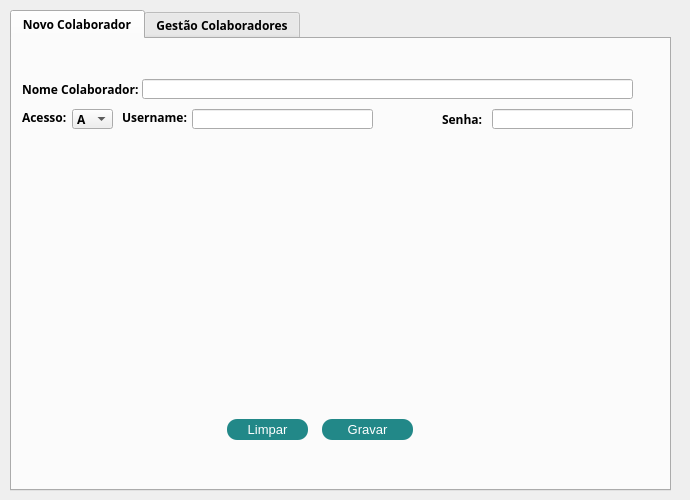
<?xml version="1.0" encoding="UTF-8"?>
<ui version="4.0">
 <class>almox_gestaoColab</class>
 <widget class="QDialog" name="almox_gestaoColab">
  <property name="geometry">
   <rect>
    <x>0</x>
    <y>0</y>
    <width>690</width>
    <height>500</height>
   </rect>
  </property>
  <property name="windowTitle">
   <string>Gerenciar Colaboradores</string>
  </property>
  <widget class="QTabWidget" name="tabWidget">
   <property name="geometry">
    <rect>
     <x>10</x>
     <y>10</y>
     <width>661</width>
     <height>481</height>
    </rect>
   </property>
   <property name="font">
    <font>
     <family>Arial Black</family>
     <weight>75</weight>
     <bold>true</bold>
    </font>
   </property>
   <property name="currentIndex">
    <number>0</number>
   </property>
   <widget class="QWidget" name="tab_novoProduto">
    <attribute name="title">
     <string>Novo Colaborador</string>
    </attribute>
    <widget class="QLabel" name="label_2">
     <property name="geometry">
      <rect>
       <x>110</x>
       <y>70</y>
       <width>71</width>
       <height>16</height>
      </rect>
     </property>
     <property name="text">
      <string>Username:</string>
     </property>
    </widget>
    <widget class="QLineEdit" name="txt_username">
     <property name="geometry">
      <rect>
       <x>180</x>
       <y>70</y>
       <width>181</width>
       <height>20</height>
      </rect>
     </property>
    </widget>
    <widget class="QLabel" name="label_3">
     <property name="geometry">
      <rect>
       <x>10</x>
       <y>40</y>
       <width>121</width>
       <height>20</height>
      </rect>
     </property>
     <property name="text">
      <string>Nome Colaborador:</string>
     </property>
    </widget>
    <widget class="QLineEdit" name="txt_nome">
     <property name="geometry">
      <rect>
       <x>130</x>
       <y>40</y>
       <width>491</width>
       <height>20</height>
      </rect>
     </property>
    </widget>
    <widget class="QComboBox" name="cb_acesso">
     <property name="geometry">
      <rect>
       <x>60</x>
       <y>70</y>
       <width>41</width>
       <height>20</height>
      </rect>
     </property>
     <item>
      <property name="text">
       <string>A</string>
      </property>
     </item>
     <item>
      <property name="text">
       <string>B</string>
      </property>
     </item>
     <item>
      <property name="text">
       <string>C</string>
      </property>
     </item>
    </widget>
    <widget class="QLabel" name="label_4">
     <property name="geometry">
      <rect>
       <x>10</x>
       <y>70</y>
       <width>51</width>
       <height>16</height>
      </rect>
     </property>
     <property name="text">
      <string>Acesso:</string>
     </property>
    </widget>
    <widget class="QLabel" name="label_5">
     <property name="geometry">
      <rect>
       <x>430</x>
       <y>70</y>
       <width>41</width>
       <height>20</height>
      </rect>
     </property>
     <property name="text">
      <string>Senha:</string>
     </property>
    </widget>
    <widget class="QLineEdit" name="txt_senha">
     <property name="geometry">
      <rect>
       <x>480</x>
       <y>70</y>
       <width>141</width>
       <height>20</height>
      </rect>
     </property>
     <property name="echoMode">
      <enum>QLineEdit::Password</enum>
     </property>
    </widget>
    <widget class="QPushButton" name="btn_gravarColab">
     <property name="geometry">
      <rect>
       <x>310</x>
       <y>380</y>
       <width>91</width>
       <height>21</height>
      </rect>
     </property>
     <property name="styleSheet">
      <string notr="true">background:#288;
color:#fff;
border-radius:10px;
font-size:10pt;</string>
     </property>
     <property name="text">
      <string>Gravar</string>
     </property>
    </widget>
    <widget class="QPushButton" name="btn_limpar">
     <property name="geometry">
      <rect>
       <x>215</x>
       <y>380</y>
       <width>81</width>
       <height>21</height>
      </rect>
     </property>
     <property name="styleSheet">
      <string notr="true">background:#288;
color:#fff;
border-radius:10px;
font-size:10pt;</string>
     </property>
     <property name="text">
      <string>Limpar</string>
     </property>
    </widget>
   </widget>
   <widget class="QWidget" name="tab_gestaoProdutos">
    <attribute name="title">
     <string>Gestão Colaboradores</string>
    </attribute>
    <widget class="QTableWidget" name="tw_gc_colab">
     <property name="geometry">
      <rect>
       <x>295</x>
       <y>31</y>
       <width>341</width>
       <height>421</height>
      </rect>
     </property>
     <property name="sortingEnabled">
      <bool>true</bool>
     </property>
    </widget>
    <widget class="QWidget" name="layoutWidget_2">
     <property name="geometry">
      <rect>
       <x>10</x>
       <y>30</y>
       <width>271</width>
       <height>361</height>
      </rect>
     </property>
     <layout class="QVBoxLayout" name="verticalLayout_5">
      <item>
       <layout class="QVBoxLayout" name="verticalLayout">
        <item>
         <widget class="QLabel" name="label_7">
          <property name="font">
           <font>
            <family>Arial Black</family>
            <weight>75</weight>
            <bold>true</bold>
           </font>
          </property>
          <property name="text">
           <string>Código Colaborador</string>
          </property>
         </widget>
        </item>
        <item>
         <widget class="QLineEdit" name="txt_gc_codigo">
          <property name="enabled">
           <bool>true</bool>
          </property>
         </widget>
        </item>
       </layout>
      </item>
      <item>
       <layout class="QVBoxLayout" name="verticalLayout_3">
        <item>
         <widget class="QLabel" name="label_8">
          <property name="font">
           <font>
            <family>Arial Black</family>
            <weight>75</weight>
            <bold>true</bold>
           </font>
          </property>
          <property name="text">
           <string>Nome Colaborador</string>
          </property>
         </widget>
        </item>
        <item>
         <widget class="QLineEdit" name="txt_gc_nome"/>
        </item>
       </layout>
      </item>
      <item>
       <layout class="QVBoxLayout" name="verticalLayout_2">
        <item>
         <widget class="QLabel" name="label_9">
          <property name="font">
           <font>
            <family>Arial Black</family>
            <weight>75</weight>
            <bold>true</bold>
           </font>
          </property>
          <property name="text">
           <string>Username Colaborador</string>
          </property>
         </widget>
        </item>
        <item>
         <widget class="QLineEdit" name="txt_gc_username"/>
        </item>
       </layout>
      </item>
      <item>
       <layout class="QVBoxLayout" name="verticalLayout_4">
        <item>
         <widget class="QLabel" name="label_10">
          <property name="font">
           <font>
            <family>Arial Black</family>
            <weight>75</weight>
            <bold>true</bold>
           </font>
          </property>
          <property name="text">
           <string>Senha Colaborador</string>
          </property>
         </widget>
        </item>
        <item>
         <widget class="QLineEdit" name="txt_gc_senha"/>
        </item>
       </layout>
      </item>
      <item>
       <layout class="QVBoxLayout" name="verticalLayout_6">
        <item>
         <widget class="QLabel" name="label_6">
          <property name="font">
           <font>
            <family>Arial Black</family>
            <weight>75</weight>
            <bold>true</bold>
           </font>
          </property>
          <property name="text">
           <string>Acesso</string>
          </property>
         </widget>
        </item>
        <item>
         <widget class="QComboBox" name="comboBox_acesso">
          <property name="font">
           <font>
            <family>Arial Black</family>
            <weight>75</weight>
            <bold>true</bold>
           </font>
          </property>
          <item>
           <property name="text">
            <string>A</string>
           </property>
          </item>
          <item>
           <property name="text">
            <string>B</string>
           </property>
          </item>
          <item>
           <property name="text">
            <string>C</string>
           </property>
          </item>
         </widget>
        </item>
       </layout>
      </item>
     </layout>
    </widget>
    <widget class="QPushButton" name="btn_gc_gravar">
     <property name="geometry">
      <rect>
       <x>61</x>
       <y>421</y>
       <width>56</width>
       <height>23</height>
      </rect>
     </property>
     <property name="font">
      <font>
       <pointsize>10</pointsize>
      </font>
     </property>
     <property name="styleSheet">
      <string notr="true">background:#288;
color:#fff;
border-radius:10px;
font-size:10pt;</string>
     </property>
     <property name="text">
      <string>Salvar</string>
     </property>
    </widget>
    <widget class="QPushButton" name="btn_gc_excluir">
     <property name="geometry">
      <rect>
       <x>142</x>
       <y>421</y>
       <width>62</width>
       <height>23</height>
      </rect>
     </property>
     <property name="font">
      <font>
       <pointsize>10</pointsize>
      </font>
     </property>
     <property name="styleSheet">
      <string notr="true">background:#288;
color:#fff;
border-radius:10px;
font-size:10pt;</string>
     </property>
     <property name="text">
      <string>Excluir</string>
     </property>
    </widget>
   </widget>
  </widget>
 </widget>
 <resources/>
 <connections/>
</ui>
